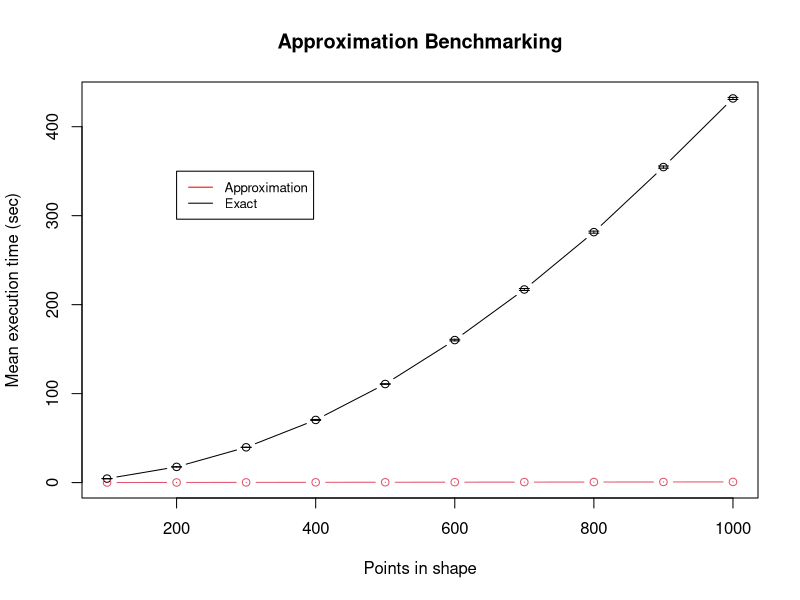
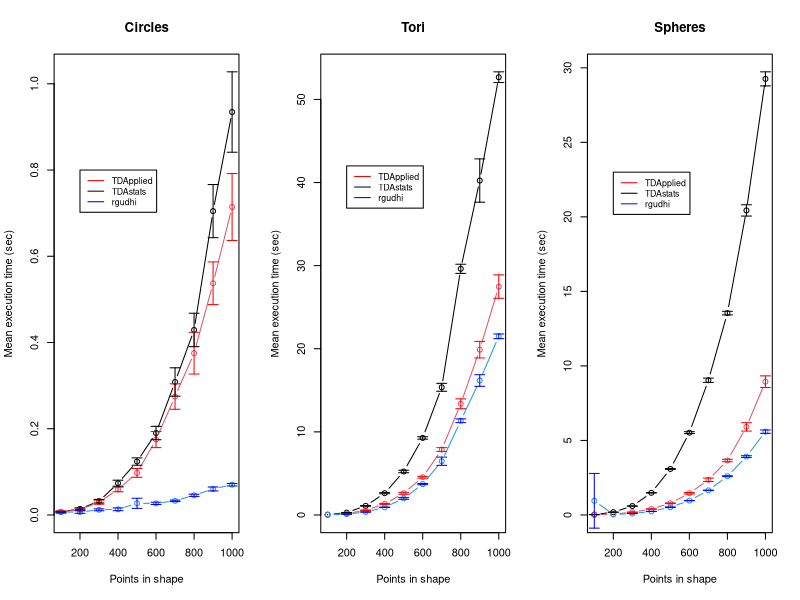
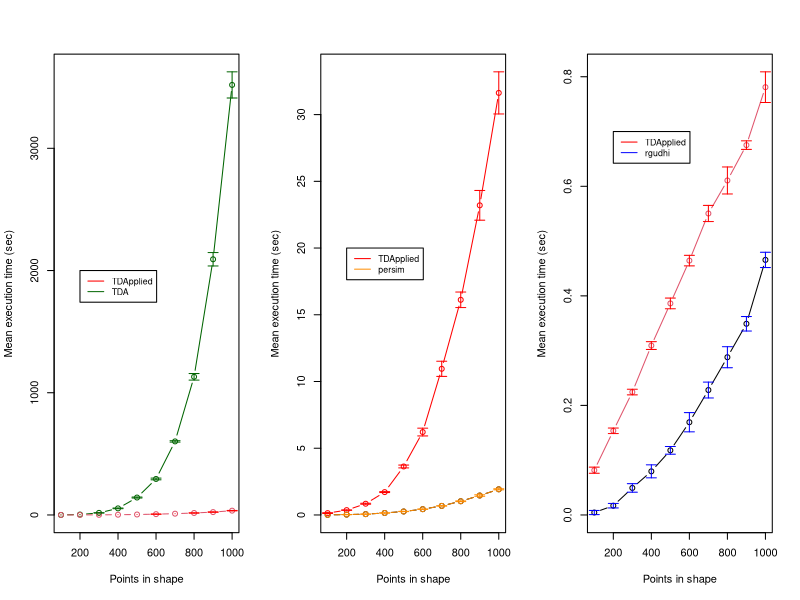

These charts were generated, in order, by the following R code:
## ---- chunk 1
knitr::opts_chunk$set(echo = TRUE)
## ---- chunk 2
summary_table_approx = data.frame(n_row = rep(seq(100,1000,100),each = 2),mean = c(4.48064579963684,0.0763566970825195,17.6674932003021,0.158217072486877,39.6661910772324,0.233239436149597,70.411101102829,0.312848711013794,110.796008181572,0.385414099693298,160.19043545723,0.471218752861023,217.045732426643,0.545907402038574,281.503244686127,0.619925212860107,354.64315507412,0.700030016899109,431.781597065926,0.760770702362061),sd = c(0.179846190861649,0.00403598155739429,0.233420419722357,0.00428043758708594,0.264231438627147,0.00795119513963388,0.888634398129357,0.00748616624765675,0.596708850996989,0.010836296230238,1.46664969337454,0.0129923342156653,1.75630863537414,0.010559974689952,1.85564970425653,0.010979028911925,1.91770673210479,0.0126778338886785,1.85627025308762,0.0119982175150673),method = rep(c("Exact","Approximation"),10))
## ---- chunk 3
plot(summary_table_approx$n_row[summary_table_approx$method=="Exact"],
     summary_table_approx$mean[summary_table_approx$method=="Exact"],
     type="b",
     xlim=range(summary_table_approx$n_row),
     ylim=range(0,summary_table_approx$mean+1.96*summary_table_approx$sd/sqrt(10)),
     xlab = "Points in shape",ylab = "Mean execution time (sec)",
     main = "Approximation Benchmarking")
lines(summary_table_approx$n_row[summary_table_approx$method=="Approximation"],
      summary_table_approx$mean[summary_table_approx$method=="Approximation"],
      col=2, type="b")
legend(x = 200,y = 350,legend = c("Approximation","Exact"),
       col = c("red","black"),lty = c(1,1),cex = 0.8)
arrows(summary_table_approx$n_row[summary_table_approx$method == "Approximation"],
       summary_table_approx$mean[summary_table_approx$method == "Approximation"]
       -1.96*summary_table_approx$sd[summary_table_approx$method == "Approximation"]/sqrt(10),
       summary_table_approx$n_row[summary_table_approx$method == "Approximation"],
       summary_table_approx$mean[summary_table_approx$method == "Approximation"]
       +1.96*summary_table_approx$sd[summary_table_approx$method == "Approximation"]/sqrt(10),
       length=0.05, angle=90, code=3,col = "red")
arrows(summary_table_approx$n_row[summary_table_approx$method == "Exact"],
       summary_table_approx$mean[summary_table_approx$method == "Exact"]
       -1.96*summary_table_approx$sd[summary_table_approx$method == "Exact"]/sqrt(10),
       summary_table_approx$n_row[summary_table_approx$method == "Exact"],
       summary_table_approx$mean[summary_table_approx$method == "Exact"]
       +1.96*summary_table_approx$sd[summary_table_approx$method == "Exact"]/sqrt(10),
       length=0.05, angle=90, code=3,col = "black")
## ---- chunk 4
summary_table_circle = data.frame(n_row = rep(seq(100,1000,100),each = 3),mean = c(0.00714747905731201,0.00719361305236816,0.00659072399139404,0.0120942831039429,0.0141546249389648,0.00679831504821777,0.0296238899230957,0.031975269317627,0.0120187282562256,0.0591738700866699,0.0736477851867676,0.013093113899231,0.0975550413131714,0.123826575279236,0.0270460844039917,0.174877691268921,0.190020537376404,0.0269159555435181,0.274690747261047,0.308429479598999,0.0326911926269531,0.375274395942688,0.429068613052368,0.0455755949020386,0.537416911125183,0.704735016822815,0.0602942943572998,0.714264035224915,0.934514427185059,0.0701823949813843),sd = c(0.00416409439817576,0.00103939428867545,0.00283514396310527,0.00330519413830816,0.0037098560689518,0.00487599995258418,0.00757202630969173,0.00655484172785339,0.00354816975542627,0.008634257921095,0.0111978902915261,0.00520196790797061,0.0163927418801066,0.0137217256776886,0.0189863689324652,0.0300851306771754,0.0251022408417127,0.00415049572015015,0.0476454379154694,0.0530950605958673,0.0027232003574667,0.0780886114819416,0.0625740498353545,0.00409270764445647,0.0798528960800227,0.0994870782527882,0.00734032492372556,0.125211131073649,0.150414931033262,0.0047393610211507),package = rep(c("TDApplied","TDAstats","rgudhi"),10))

summary_table_torus = data.frame(n_row = rep(seq(100,1000,100),each = 3),mean = c(0.0214290380477905,0.0361514568328857,0.0185693025588989,0.173486971855164,0.287985873222351,0.095064377784729,0.558014988899231,1.09399700164795,0.355920004844666,1.33284955024719,2.61763973236084,0.919509029388428,2.60778844356537,5.22925355434418,1.9862869977951,4.54079780578613,9.26885311603546,3.71534910202026,7.87146556377411,15.3612549304962,6.46634261608124,13.3764961957932,29.6161998748779,11.3355693340302,19.8860220432281,40.2391008138657,16.1777965307236,27.4777059316635,52.6725327730179,21.4953773736954),sd = c(0.00590719416332605,0.00435006457434934,0.00486331744259044,0.0163448033840174,0.0115563007835601,0.0154961115263816,0.0461848374322575,0.0640576197650689,0.0318588746495076,0.0926083026409299,0.111401912343372,0.0313178301226755,0.179409653051677,0.238560041022202,0.155636782475823,0.171232657410583,0.232484417148248,0.112126851006963,0.368501000186268,0.768291023396156,0.796058101972749,0.956629401963294,0.890320670107488,0.364811036989422,1.6083132055632,4.20347766266123,1.12898384866778,2.27807806543504,1.04152618265644,0.458315680861488),package = rep(c("TDApplied","TDAstats","rgudhi"),10))

summary_table_sphere = data.frame(n_row = rep(seq(100,1000,100),each = 3),mean = c(0.0109351873397827,0.0236736059188843,0.950725102424622,0.0561362266540527,0.186890292167664,0.0332694053649902,0.183296179771423,0.596820592880249,0.094449782371521,0.398182415962219,1.48544068336487,0.236253690719605,0.78551504611969,3.08689987659454,0.518527007102966,1.45327532291412,5.52202281951904,0.96248767375946,2.35780429840088,9.03737523555756,1.65125238895416,3.65333969593048,13.5423310518265,2.59944121837616,5.90856101512909,20.433601975441,3.91825902462006,8.94339470863342,29.2576765298843,5.58954420089722),sd = c(0.00381840566885969,0.00556572514553152,2.9610221027017,0.00493067843793022,0.0080879363741825,0.00391292209005512,0.0139272694879288,0.0101076637970659,0.00581921320251676,0.0228565950838192,0.0140904392678963,0.0111634038034156,0.0355001128716911,0.0512718584523393,0.0325010757187493,0.082096411565011,0.102444302459406,0.0203312515495755,0.187843608691578,0.233844190883059,0.0252998825243228,0.132835007447204,0.195363501741675,0.046906966025953,0.455113957164321,0.610849085688629,0.0928097915558342,0.626890440215277,0.763083525901216,0.181292076918064),package = rep(c("TDApplied","TDAstats","rgudhi"),10))
## ---- chunk 5
par(mfrow = c(1,3))
plot(summary_table_circle$n_row[summary_table_circle$package=="TDAstats"], 
     summary_table_circle$mean[summary_table_circle$package=="TDAstats"], 
     type="b",
     xlim=range(summary_table_circle$n_row),
     ylim=range(0,summary_table_circle$mean+1.96*summary_table_circle$sd/sqrt(10)),
     xlab = "Points in shape",ylab = "Mean execution time (sec)",
     main = "Circles")
lines(summary_table_circle$n_row[summary_table_circle$package=="TDApplied"],
      summary_table_circle$mean[summary_table_circle$package=="TDApplied"], 
      col=2, type="b")
lines(summary_table_circle$n_row[summary_table_circle$package=="rgudhi"],
      summary_table_circle$mean[summary_table_circle$package=="rgudhi"], 
      col=4, type="b")
legend(x = 200,y = 0.8,legend = c("TDApplied","TDAstats","rgudhi"),
       col = c("red","black","blue"),lty = c(1,1),cex = 0.8)
arrows(summary_table_circle$n_row[summary_table_circle$package == "TDApplied"], 
       summary_table_circle$mean[summary_table_circle$package == "TDApplied"]
       -1.96*summary_table_circle$sd[summary_table_circle$package == "TDApplied"]/sqrt(10),
       summary_table_circle$n_row[summary_table_circle$package == "TDApplied"], 
       summary_table_circle$mean[summary_table_circle$package == "TDApplied"]
       +1.96*summary_table_circle$sd[summary_table_circle$package == "TDApplied"]/sqrt(10), 
       length=0.05, angle=90, code=3,col = "red")
arrows(summary_table_circle$n_row[summary_table_circle$package == "TDAstats"], 
       summary_table_circle$mean[summary_table_circle$package == "TDAstats"]
       -1.96*summary_table_circle$sd[summary_table_circle$package == "TDAstats"]/sqrt(10), 
       summary_table_circle$n_row[summary_table_circle$package == "TDAstats"], 
       summary_table_circle$mean[summary_table_circle$package == "TDAstats"]
       +1.96*summary_table_circle$sd[summary_table_circle$package == "TDAstats"]/sqrt(10), 
       length=0.05, angle=90, code=3,col = "black")
arrows(summary_table_circle$n_row[summary_table_circle$package == "rgudhi"], 
       summary_table_circle$mean[summary_table_circle$package == "rgudhi"]
       -1.96*summary_table_circle$sd[summary_table_circle$package == "rgudhi"]/sqrt(10), 
       summary_table_circle$n_row[summary_table_circle$package == "rgudhi"], 
       summary_table_circle$mean[summary_table_circle$package == "rgudhi"]
       +1.96*summary_table_circle$sd[summary_table_circle$package == "rgudhi"]/sqrt(10), 
       length=0.05, angle=90, code=3,col = "blue")

plot(summary_table_torus$n_row[summary_table_torus$package=="TDAstats"], 
     summary_table_torus$mean[summary_table_torus$package=="TDAstats"], 
     type="b",
     xlim=range(summary_table_torus$n_row),
     ylim=range(0,summary_table_torus$mean+1.96*summary_table_torus$sd/sqrt(10)),
     xlab = "Points in shape",ylab = "Mean execution time (sec)",
     main = "Tori")
lines(summary_table_torus$n_row[summary_table_torus$package=="TDApplied"],
      summary_table_torus$mean[summary_table_torus$package=="TDApplied"], 
      col=2, type="b")
lines(summary_table_torus$n_row[summary_table_torus$package=="rgudhi"],
      summary_table_torus$mean[summary_table_torus$package=="rgudhi"], 
      col=4, type="b")
legend(x = 200,y = 42,legend = c("TDApplied","TDAstats","rgudhi"),
       col = c("red","black","blue"),lty = c(1,1),cex = 0.8)
arrows(summary_table_torus$n_row[summary_table_torus$package == "TDApplied"], 
       summary_table_torus$mean[summary_table_torus$package == "TDApplied"]
       -1.96*summary_table_torus$sd[summary_table_torus$package == "TDApplied"]/sqrt(10),
       summary_table_torus$n_row[summary_table_torus$package == "TDApplied"], 
       summary_table_torus$mean[summary_table_torus$package == "TDApplied"]
       +1.96*summary_table_torus$sd[summary_table_torus$package == "TDApplied"]/sqrt(10), 
       length=0.05, angle=90, code=3,col = "red")
arrows(summary_table_torus$n_row[summary_table_torus$package == "TDAstats"], 
       summary_table_torus$mean[summary_table_torus$package == "TDAstats"]
       -1.96*summary_table_torus$sd[summary_table_torus$package == "TDAstats"]/sqrt(10), 
       summary_table_torus$n_row[summary_table_torus$package == "TDAstats"], 
       summary_table_torus$mean[summary_table_torus$package == "TDAstats"]
       +1.96*summary_table_torus$sd[summary_table_torus$package == "TDAstats"]/sqrt(10), 
       length=0.05, angle=90, code=3,col = "black")
arrows(summary_table_torus$n_row[summary_table_torus$package == "rgudhi"], 
       summary_table_torus$mean[summary_table_torus$package == "rgudhi"]
       -1.96*summary_table_torus$sd[summary_table_torus$package == "rgudhi"]/sqrt(10), 
       summary_table_torus$n_row[summary_table_torus$package == "rgudhi"], 
       summary_table_torus$mean[summary_table_torus$package == "rgudhi"]
       +1.96*summary_table_torus$sd[summary_table_torus$package == "rgudhi"]/sqrt(10), 
       length=0.05, angle=90, code=3,col = "blue")

plot(summary_table_sphere$n_row[summary_table_sphere$package=="TDAstats"], 
     summary_table_sphere$mean[summary_table_sphere$package=="TDAstats"], 
     type="b",
     xlim=range(summary_table_sphere$n_row),
     ylim=range(0,summary_table_sphere$mean+1.96*summary_table_sphere$sd/sqrt(10)),
     xlab = "Points in shape",ylab = "Mean execution time (sec)",
     main = "Spheres")
lines(summary_table_sphere$n_row[summary_table_sphere$package=="TDApplied"],
      summary_table_sphere$mean[summary_table_sphere$package=="TDApplied"], 
      col=2, type="b")
lines(summary_table_sphere$n_row[summary_table_sphere$package=="rgudhi"],
      summary_table_sphere$mean[summary_table_sphere$package=="rgudhi"], 
      col=4, type="b")
legend(x = 200,y = 23,legend = c("TDApplied","TDAstats","rgudhi"),
       col = c("red","black","blue"),lty = c(1,1),cex = 0.8)
arrows(summary_table_sphere$n_row[summary_table_sphere$package == "TDApplied"], 
       summary_table_sphere$mean[summary_table_sphere$package == "TDApplied"]
       -1.96*summary_table_sphere$sd[summary_table_sphere$package == "TDApplied"]/sqrt(10),
       summary_table_sphere$n_row[summary_table_sphere$package == "TDApplied"], 
       summary_table_sphere$mean[summary_table_sphere$package == "TDApplied"]
       +1.96*summary_table_sphere$sd[summary_table_sphere$package == "TDApplied"]/sqrt(10), 
       length=0.05, angle=90, code=3,col = "red")
arrows(summary_table_sphere$n_row[summary_table_sphere$package == "TDAstats"], 
       summary_table_sphere$mean[summary_table_sphere$package == "TDAstats"]
       -1.96*summary_table_sphere$sd[summary_table_sphere$package == "TDAstats"]/sqrt(10), 
       summary_table_sphere$n_row[summary_table_sphere$package == "TDAstats"], 
       summary_table_sphere$mean[summary_table_sphere$package == "TDAstats"]
       +1.96*summary_table_sphere$sd[summary_table_sphere$package == "TDAstats"]/sqrt(10), 
       length=0.05, angle=90, code=3,col = "black")
arrows(summary_table_sphere$n_row[summary_table_sphere$package == "rgudhi"], 
       summary_table_sphere$mean[summary_table_sphere$package == "rgudhi"]
       -1.96*summary_table_sphere$sd[summary_table_sphere$package == "rgudhi"]/sqrt(10), 
       summary_table_sphere$n_row[summary_table_sphere$package == "rgudhi"], 
       summary_table_sphere$mean[summary_table_sphere$package == "rgudhi"]
       +1.96*summary_table_sphere$sd[summary_table_sphere$package == "rgudhi"]/sqrt(10), 
       length=0.05, angle=90, code=3,col = "blue")
## ---- chunk 6
summary_table = data.frame(n_row = rep(seq(100,1000,100),each = 2),mean = c(0.133,0.220,0.398,3.430,0.953,17.054,1.955,53.896,3.760,142.524,6.604,294.552,10.466,601.802,16.169,1130.289,23.458,2091.953,35.098,3518.517),sd = c(0.022,0.016,0.035,0.186,0.094,1.1889,0.130,4.501,0.211,5.924,0.772,11.244,0.623,9.064,0.989,43.385,1.989,88.432,2.747,172.684),package = rep(c("TDApplied","TDA"),10))

# plot table
plot(summary_table$n_row[summary_table$package=="TDA"], summary_table$mean[summary_table$package=="TDA"], type="b",
     xlim=range(summary_table$n_row), ylim=range(0,summary_table$mean+1.96*summary_table$sd/sqrt(10)),xlab = "Points in shape",ylab = "Mean execution time (sec)",col = "darkgreen")
lines(summary_table$n_row[summary_table$package=="TDApplied"], summary_table$mean[summary_table$package=="TDApplied"], col=2, type="b")
legend(x = 200,y = 2000,legend = c("TDApplied","TDA"),col = c("red","darkgreen"),lty = c(1,1),cex = 0.8)
arrows(summary_table$n_row[summary_table$package == "TDApplied"], summary_table$mean[summary_table$package == "TDApplied"]-1.96*summary_table$sd[summary_table$package == "TDApplied"]/sqrt(10), summary_table$n_row[summary_table$package == "TDApplied"], summary_table$mean[summary_table$package == "TDApplied"]+1.96*summary_table$sd[summary_table$package == "TDApplied"]/sqrt(10), length=0.05, angle=90, code=3,col = "red")
arrows(summary_table$n_row[summary_table$package == "TDA"], summary_table$mean[summary_table$package == "TDA"]-1.96*summary_table$sd[summary_table$package == "TDA"]/sqrt(10), summary_table$n_row[summary_table$package == "TDA"], summary_table$mean[summary_table$package == "TDA"]+1.96*summary_table$sd[summary_table$package == "TDA"]/sqrt(10), length=0.05, angle=90, code=3,col = "darkgreen")
## ---- chunk 7
summary_table = data.frame(n_row = rep(seq(100,1000,100),each = 2),mean = c(0.1387,0.0068,0.3624,0.0271,0.8414,0.061,1.7132,0.148,3.6323,0.26,6.2132,0.4322,10.9508,0.6787,16.1213,1.027,23.2014,1.4571,31.6256,1.922),sd = c(0.043,0.0015,0.0166,0.0082,0.0553,0.0087,0.0549,0.019,0.1713,0.019,0.4691,0.0209,0.9173,0.0235,0.9388,0.0404,1.7964,0.0903,2.5457,0.0618),package = rep(c("TDApplied","persim"),10))

# plot table
plot(summary_table$n_row[summary_table$package=="TDApplied"], summary_table$mean[summary_table$package=="persim"], type="b",
     xlim=range(summary_table$n_row), ylim=range(0,summary_table$mean+1.96*summary_table$sd/sqrt(10)),xlab = "Points in shape",ylab = "Mean execution time (sec)")
lines(summary_table$n_row[summary_table$package=="TDApplied"], summary_table$mean[summary_table$package=="TDApplied"], col="red", type="b")
lines(summary_table$n_row[summary_table$package=="persim"], summary_table$mean[summary_table$package=="persim"], col="darkorange", type="b")
legend(x = 200,y = 20,legend = c("TDApplied","persim"),col = c("red","darkorange"),lty = c(1,1),cex = 0.8)
arrows(summary_table$n_row[summary_table$package == "TDApplied"], summary_table$mean[summary_table$package == "TDApplied"]-1.96*summary_table$sd[summary_table$package == "TDApplied"]/sqrt(10), summary_table$n_row[summary_table$package == "TDApplied"], summary_table$mean[summary_table$package == "TDApplied"]+1.96*summary_table$sd[summary_table$package == "TDApplied"]/sqrt(10), length=0.05, angle=90, code=3,col = "red")
arrows(summary_table$n_row[summary_table$package == "persim"], summary_table$mean[summary_table$package == "persim"]-1.96*summary_table$sd[summary_table$package == "persim"]/sqrt(10), summary_table$n_row[summary_table$package == "persim"], summary_table$mean[summary_table$package == "persim"]+1.96*summary_table$sd[summary_table$package == "persim"]/sqrt(10), length=0.05, angle=90, code=3,col = "darkorange")
## ---- chunk 8
summary_table_rgudhi = data.frame(n_row = rep(seq(100,1000,100),each = 2),mean = c(0.0817231178283691,0.00443823337554932,0.153634452819824,0.0169229507446289,0.224382472038269,0.0493201017379761,0.309246802330017,0.0796245098114014,0.386177682876587,0.117957305908203,0.464355993270874,0.169294333457947,0.550355219841003,0.228056526184082,0.610642981529236,0.287962102890015,0.675183773040771,0.349004602432251,0.780945706367493,0.465633773803711),sd = c(0.00902598692151941,0.00610716911690673,0.00811166474663635,0.00666017568130404,0.00826992404493182,0.0126037205619449,0.0114923068904925,0.0191562545838688,0.015757590639173,0.0113232964039647,0.0155500796109551,0.0283430734951902,0.0237791621809305,0.0234003435700701,0.039761635904003,0.0309534056318008,0.012595351107216,0.0213408986276033,0.045162458477071,0.0224582059363766),package = rep(c("TDApplied","rgudhi"),10))

# plot table
plot(summary_table_rgudhi$n_row[summary_table_rgudhi$package=="rgudhi"], 
     summary_table_rgudhi$mean[summary_table_rgudhi$package=="rgudhi"], 
     type="b",
     xlim=range(summary_table_rgudhi$n_row),
     ylim=range(0,summary_table_rgudhi$mean+1.96*summary_table_rgudhi$sd/sqrt(10)),
     xlab = "Points in shape",ylab = "Mean execution time (sec)")
lines(summary_table_rgudhi$n_row[summary_table_rgudhi$package=="TDApplied"],
      summary_table_rgudhi$mean[summary_table_rgudhi$package=="TDApplied"], 
      col=2, type="b")
legend(x = 200,y = 0.7,legend = c("TDApplied","rgudhi"),
       col = c("red","blue"),lty = c(1,1),cex = 0.8)
arrows(summary_table_rgudhi$n_row[summary_table_rgudhi$package == "TDApplied"], 
       summary_table_rgudhi$mean[summary_table_rgudhi$package == "TDApplied"]
       -1.96*summary_table_rgudhi$sd[summary_table_rgudhi$package == "TDApplied"]/sqrt(10),
       summary_table_rgudhi$n_row[summary_table_rgudhi$package == "TDApplied"], 
       summary_table_rgudhi$mean[summary_table_rgudhi$package == "TDApplied"]
       +1.96*summary_table_rgudhi$sd[summary_table_rgudhi$package == "TDApplied"]/sqrt(10), 
       length=0.05, angle=90, code=3,col = "red")
arrows(summary_table_rgudhi$n_row[summary_table_rgudhi$package == "rgudhi"], 
       summary_table_rgudhi$mean[summary_table_rgudhi$package == "rgudhi"]
       -1.96*summary_table_rgudhi$sd[summary_table_rgudhi$package == "rgudhi"]/sqrt(10), 
       summary_table_rgudhi$n_row[summary_table_rgudhi$package == "rgudhi"], 
       summary_table_rgudhi$mean[summary_table_rgudhi$package == "rgudhi"]
       +1.96*summary_table_rgudhi$sd[summary_table_rgudhi$package == "rgudhi"]/sqrt(10), 
       length=0.05, angle=90, code=3,col = "blue")
